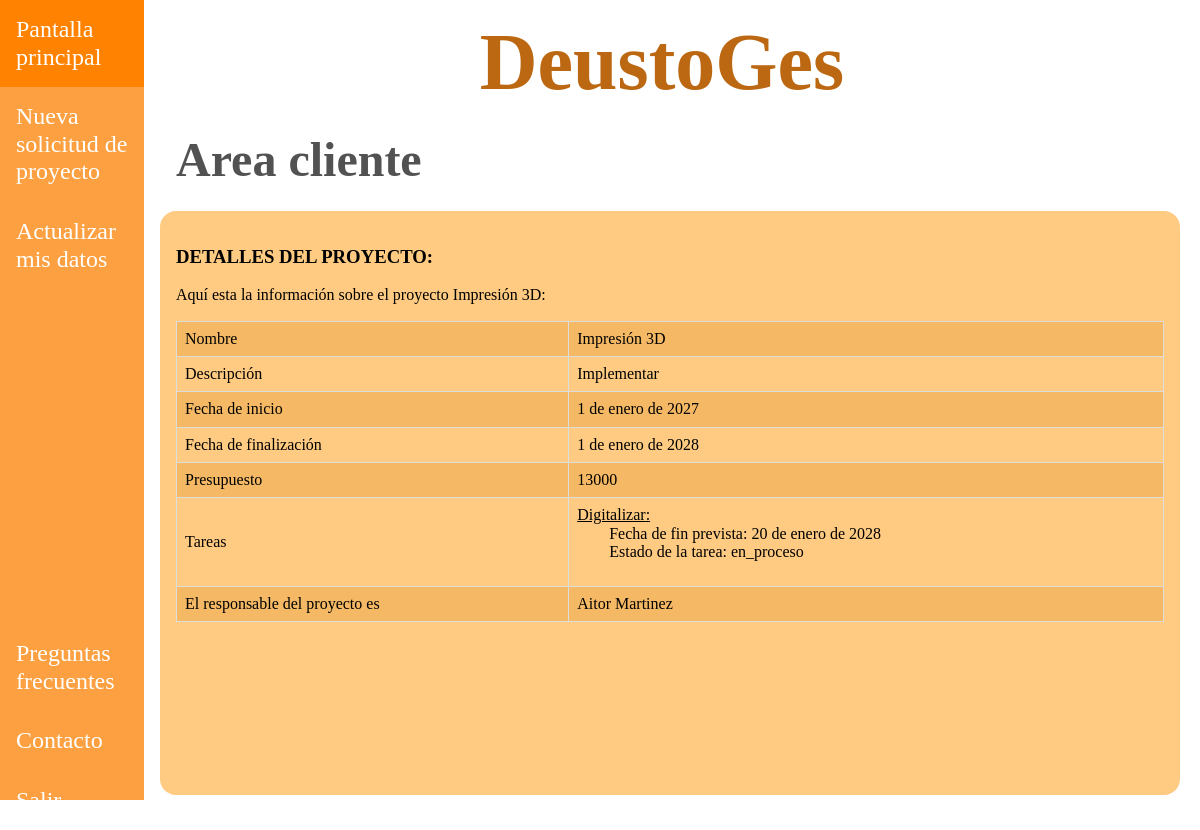
Page /appDeustoGes/clientes/2/proyectos/4 on the committed database.
### appDeustoGes/models.py (models this page shows, shortened)
class Proyecto(models.Model):
    nombre = models.CharField(max_length=15)
    descripcion = models.TextField()
    fecha_inicio = models.DateField(default=date(2020, 1, 1))
    fecha_fin = models.DateField(default=date(2020, 1, 1))
    presupuesto = models.IntegerField()
    responsable = models.ForeignKey(Empleado, on_delete=models.CASCADE)
    cliente = models.ForeignKey(Cliente, on_delete=models.CASCADE)
    created = models.DateTimeField(auto_now_add=True, blank=True, null=True)
    updated = models.DateTimeField(auto_now=True, blank=True, null=True)
    class Meta:
        verbose_name = "proyecto"
        verbose_name_plural = "proyectos"

class Tarea(models.Model):
    nombre = models.CharField(max_length=15)
    descripcion = models.TextField()
    fecha_inicio = models.DateField()
    fecha_fin = models.DateField()
    prioridad = models.CharField(max_length=10, choices=(('alta', 'Alta'), ('media', 'Media'), ('baja', 'Baja')))
    estado = models.CharField(max_length=20, choices=(
        ('abierta', 'Abierta'), ('asignada', 'Asignada'), ('en_proceso', 'En proceso'), ('finalizada', 'Finalizada')))
    notas_adicionales = models.TextField()
    empleado = models.ForeignKey(Empleado, on_delete=models.CASCADE)
    proyecto = models.ForeignKey(Proyecto, on_delete=models.CASCADE)
    created = models.DateTimeField(auto_now_add=True, blank=True, null=True)
    updated = models.DateTimeField(auto_now=True, blank=True, null=True)
    class Meta:
        verbose_name = 'tarea'
        verbose_name_plural = 'tareas'

class Empleado(models.Model):
    dni = models.CharField(max_length=9)
    nombre = models.CharField(max_length=15)
    apellidos = models.CharField(max_length=40, default="")
    email = models.EmailField()
    telefono = models.PositiveIntegerField()
    responsable = models.BooleanField(default=False)
    created = models.DateTimeField(auto_now_add=True, blank=True, null=True)
    updated = models.DateTimeField(auto_now=True, blank=True, null=True)
    def __str__(self):
        return f"{self.nombre} {self.apellidos}"
    class Meta:
        verbose_name = "empleado"
        verbose_name_plural = "empleados"

### appDeustoGes/views.py (the view)
# urls.py: path("/clientes/<int:id_cliente>/proyectos/<int:id_proyecto>", views.show_proyecto_cliente,
def show_proyecto_cliente(request, id_proyecto, id_cliente):
    cliente = get_object_or_404(Cliente, id=id_cliente)
    proyecto = get_object_or_404(Proyecto, id=id_proyecto)
    tareas = Tarea.objects.all()
    return render(request, "appDeustoGes/proyecto_detail_cliente.html", {"proyecto": proyecto,
                                                                         'cliente': cliente, "tareas": tareas})

### templates/appDeustoGes/proyecto_detail_cliente.html
{% extends "base.html" %}
{% block css %}
    <link rel="stylesheet" href="/../static/css/normalize.css">
    <link rel="stylesheet" href="/../static/css/style.css">
{% endblock %}
{% block nav_header %}
    <nav class="barra-lateral">
        <ul class="listado-barra-lateral listado-barra-lateral-cliente">
            <div>
                <li><a href="{% url 'pantalla_cliente' cliente.id %}">Pantalla principal</a></li>
                <li><a href="{% url 'solicitud_create' cliente.id %}">Nueva solicitud de proyecto</a></li>
                <li><a href="{% url 'cliente_update' cliente.id %}">Actualizar mis datos</a></li>
            </div>
            <div>
                <li><a href="{% url 'preguntas_frecuentes' cliente.id %}">Preguntas frecuentes</a></li>
                <li><a href="{% url 'contacto' cliente.id %}">Contacto</a></li>
                <li><a href="{% url 'pantalla_inicio' %}">Salir</a></li>
            </div>
        </ul>
    </nav>
{% endblock %}
{% block main_contenido %}
    <h2>Area cliente</h2>
    <div class="contenido">
        <h3>DETALLES DEL PROYECTO:</h3>
        <p>Aquí esta la información sobre el proyecto {{ proyecto.nombre }}:</p>
    {% if  proyecto %}
        <table class="estilos-table">
    <tr>
        <td><h>Nombre </h></td>
        <td>{{ proyecto.nombre }}</td>
    </tr>
    <tr>
        <td><h>Descripción </h></td>
        <td>{{ proyecto.descripcion }}</td>
    </tr>
    <tr>
        <td><h>Fecha de inicio </h></td>
        <td>{{ proyecto.fecha_inicio }}</td>
    </tr>
    <tr>
        <td><h>Fecha de finalización </h></td>
        <td>{{ proyecto.fecha_fin }}</td>
    </tr>
    <tr>
        <td><h>Presupuesto </h></td>
        <td>{{ proyecto.presupuesto }}</td>
    </tr>
    <tr>
        <td><h>Tareas </h></td>
        <td>
            {% for tarea in tareas %}
                {% if tarea.proyecto_id == proyecto.id %}
                    <p class="tarea-nombre">{{ tarea.nombre }}:
                        <ul>
                            <li class="listado-tareas">Fecha de fin prevista: {{ tarea.fecha_fin }}</li>
                            <li class="listado-tareas">Estado de la tarea: {{ tarea.estado }}</li>
                        </ul>
                    </p>
                {% endif %}
            {% endfor %}
        </td>
    </tr>
    <tr>
        <td><h>El responsable del proyecto es </h></td>
        <td>{{ proyecto.responsable }}</td>
    </tr>
</table>
    {% endif %}
    </div>
{% endblock %}

### static/css/style.css (style rules this page uses)
html { box-sizing: border-box; }
*, *:before, *:after { box-sizing: inherit; }
a { text-decoration: none; color: black; }
ul { list-style: none; margin: 0; padding: 0; }
.flex { display: flex; flex-wrap: wrap; width: 100%; overflow-x: hidden; }
h2 { margin-block:0; padding-block: 1.5rem; margin-left: 2rem; font-size: 6vh; width: 100%; color: rgba(0, 0, 0, 0.678); }
.barra-lateral { width: 12vw; background-color: rgba(252, 140, 24, 0.82); height: 100vh; }
.listado-barra-lateral { display: grid; grid-template-rows: 93vh 7vh; }
.listado-barra-lateral-cliente { grid-template-rows: 78vh 22vh; }
.listado-barra-lateral a { font-size: 1.5rem; color: white; display: block; padding: 1rem; }
.contenido { padding: 1rem; margin-left: 1rem; width: 85vw; height: 73vh; background-color: rgba(255, 149, 0, 0.49); border-radius: 1rem; }
.estilos-table { width: 100%; border-collapse: collapse; }
.estilos-table td { border: 1px solid #dddddd; text-align: left; padding: 8px; }
.estilos-table tr:nth-child(odd) { background-color: rgba(216, 136, 24, 0.27); }
.tarea-nombre { text-decoration: underline; margin-block: 0; }
.listado-tareas { margin-left: 2rem; }

### rows in the picture
Proyecto: nombre "Impresión 3D", descripcion "Implementar", fecha_inicio "1 de enero de 2027", fecha_fin "1 de enero de 2028", presupuesto "13000", responsable "Aitor Martinez"
Tarea: nombre "Digitalizar", fecha_fin "20 de enero de 2028", estado "en_proceso"
